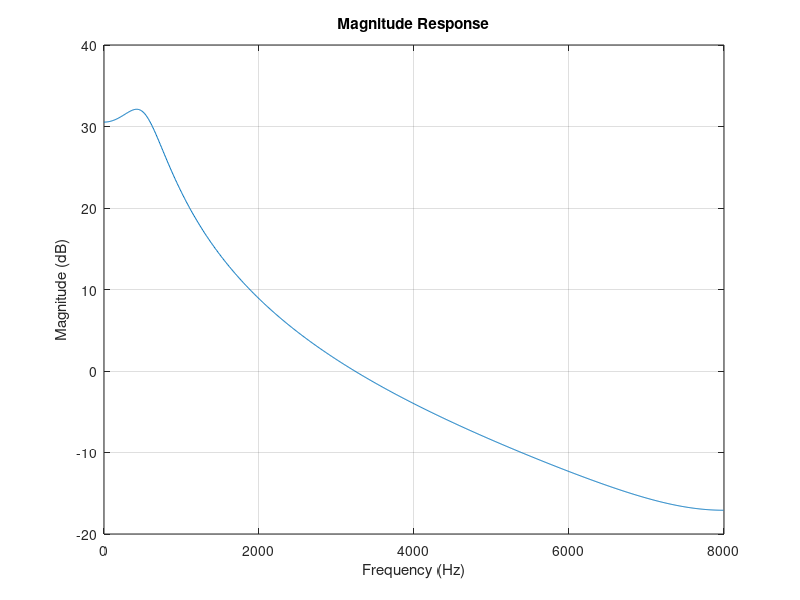
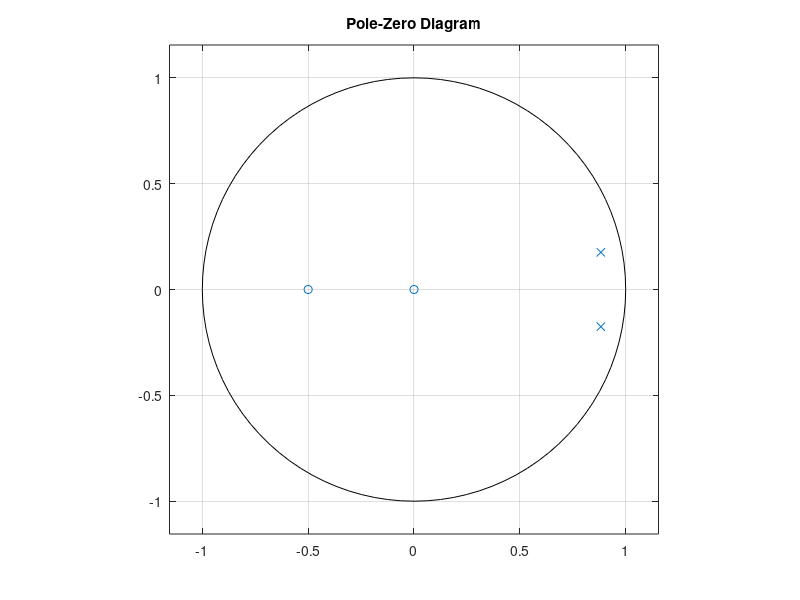

Write the MATLAB code that produced these figures, in order.
clear
close all
% Define coefficients
Fs = 16000; % Sampling frequency in Hz
num = [1, 0.5];
den = [1, -1.8 * cos(pi/16), 0.81];

% Frequency response
N = 1024; % Number of points
[H, f] = freqz(num, den, N, Fs); % Compute the frequency response

% Plot magnitude response in dB
plot(f, 20*log10(abs(H)));
xlabel('Frequency (Hz)');
ylabel('Magnitude (dB)');
title('Magnitude Response');
grid on;

poles = roots(den) % Find the poles
polar_poles = abs(poles) % Magnitudes of the poles
angles_poles = angle(poles) % Angles of the poles in radians
F_centre = angles_poles/(2*pi)*Fs

% Plot pole zero map

% Find zeros and poles
zeros = roots(num);
poles = roots(den);
% Plot pole-zero diagram
figure;
zplane(num, den);
title('Pole-Zero Diagram');
grid on;


